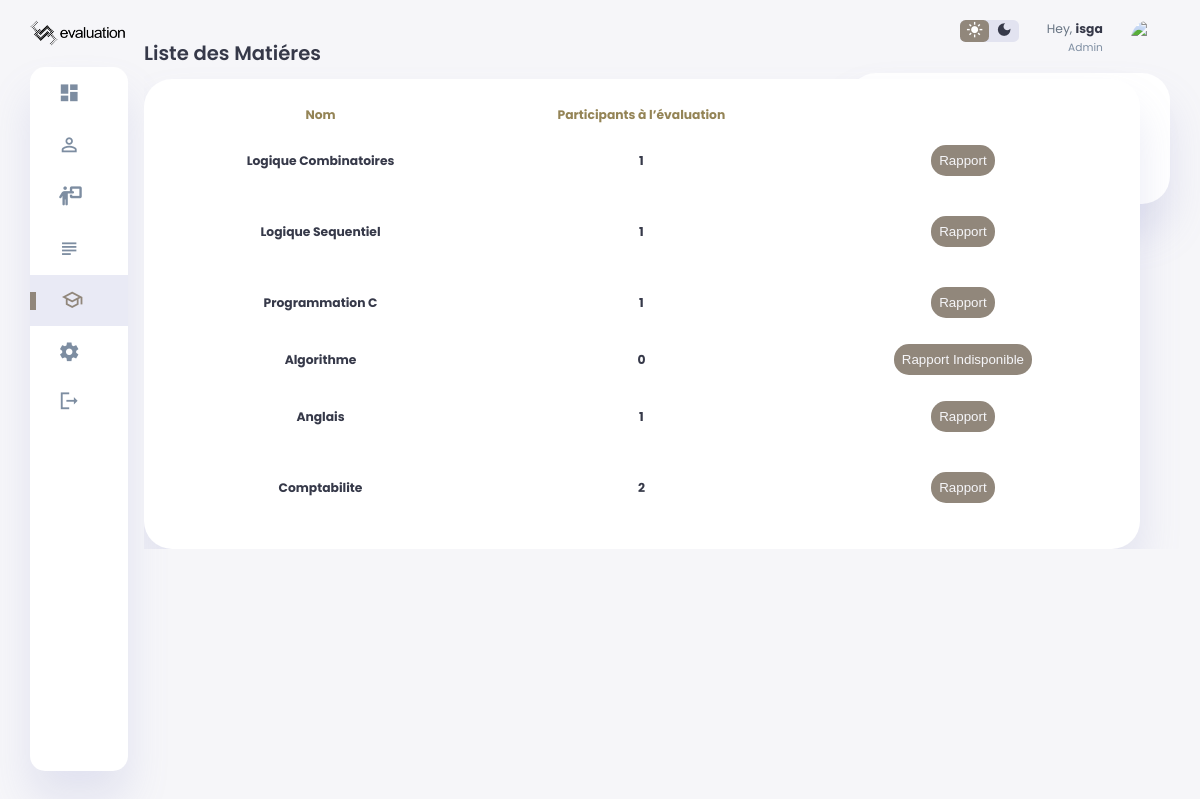
Page /rapport/1 (signed in) on the committed database.
### models/models.py (models this page shows)
class Subjects(db.Model):
    id=db.Column(db.Integer,primary_key=True)
    name=db.Column(db.String(1000))
    profs=db.relationship('Profs',secondary=subject_prof,back_populates='subjects',passive_deletes=True)
    classes=db.relationship('Classes',secondary=subject_classe,back_populates='subjects',passive_deletes=True)
    questionstrack=db.relationship('QuestionsTrack',back_populates='subjects',passive_deletes=True)
    school_id=db.Column(db.Integer,db.ForeignKey('schools.id'))
    schools=db.relationship('Schools',back_populates='subjects',passive_deletes=True)

class Classes(db.Model):
    id=db.Column(db.Integer,primary_key=True)
    name=db.Column(db.String(1000))
    students_nbrs=db.Column(db.Integer)
    school_id=db.Column(db.Integer,db.ForeignKey('schools.id'))
    schools=db.relationship('Schools',back_populates='classes',passive_deletes=True)
    students=db.relationship('Students',back_populates='classes',passive_deletes=True)
    subjects=db.relationship('Subjects',secondary=subject_classe,back_populates='classes',passive_deletes=True)
    eval=db.Column(db.Integer,default=0)
    questionstrack=db.relationship('QuestionsTrack',back_populates='classes',passive_deletes=True)

### routes/classes.py (the view)
@classes_bp.route('/rapport/<int:id>')
def rapport(id):
    if 'school_username' and 'school_name' in session:
        classe=Classes.query.filter_by(id=id).first()
        return render_template("subjects_rapport.html",classe=classe,qt=QuestionsTrack)
    else:
        return redirect(url_for("home.home"))

### templates/subjects_rapport.html (shortened to what this page needs)
<!DOCTYPE html>
<html lang="en">
<head>
    <link rel="stylesheet" href="{{ url_for('static', filename='css/dashboard.css') }}">
    <link rel="stylesheet" href="{{ url_for('static', filename='css/modal.css') }}">
</head>
<body>
    <div class="container">
        <aside>
            <div class="toggle">
                <img src="{{url_for('static',filename='images/logo.png')}}">
            </div>
            <div class="sidebar">
                <a href="{{url_for('dashboard.dashboard')}}">
                    <span class="material-icons-sharp">dashboard</span>
                </a>
                <a href="{{url_for('students.students')}}">
                    <span class="material-icons-sharp">person_outline</span>
                </a>
                <a href="{{url_for('profs.profs')}}">
                    <i class="fa-sharp-duotone fa-solid fa-person-chalkboard" style="font-size: 19px;"></i>
                </a>
                <a href="{{url_for('subjects.subjects')}}" >
                    <span class="material-symbols-outlined">subject</span>
                </a>
                <a href="{{url_for('classes.classes')}}" class="active">
                    <span class="material-symbols-outlined">school</span>
                </a>
                <a href="{{url_for('auth.settings')}}">
                    <span class="material-icons-sharp">settings</span>
                </a>
                <a href="{{url_for('auth.logout')}}">
                    <span class="material-icons-sharp">logout</span>
                </a>
            </div>
        </aside>
        <main>
            <div class="recent-orders">
                <h2>Liste des Matiéres</h2>
                <table>
                    <thead>
                        <tr>
                            <th>Nom</th>
                            <th>Participants à l’évaluation</th>
                            <th></th>
                        </tr>
                    </thead>
                    <tbody id="demandesList">
                    {% for subject in classe.subjects%}
                        <tr>
                            <th>{{subject.name}}</th>
                            <th>{{qt.query.filter_by(subject_id=subject.id,classe_id=classe.id).count()}}</th>
                            {% if (qt.query.filter_by(subject_id=subject.id,classe_id=classe.id).count())>0 %}
                                {%if subject.profs|length>1 %}
                                <th><a href="{{url_for('classes.more_than_prof',classe_id=classe.id,subject_id=subject.id)}}"><button class="reset" >Rapport</button></a></th>
                                {%else%}
                                <th><a href="{{url_for('classes.rapport_details',classe_id=classe.id,subject_id=subject.id,prof_id=subject.profs[0].id)}}"><button class="reset">Rapport</button></a></th>
                                {%endif%}
                            {%else%}
                                <th><button class="reset" >Rapport Indisponible</button></th>
                            {%endif%}
                        </tr>
                        {%endfor%}
                    </tbody>
                </table>
            </div>
        </main>
        <div class="right-section">
            <div class="nav">
                <div class="dark-mode">
                    <span class="material-icons-sharp active">light_mode</span>
                    <span class="material-icons-sharp">dark_mode</span>
                </div>
              <div class="profile">
                    <div class="info">
                        <p>Hey, <b>{{session['school_username']}}</b></p>
                        <small class="text-muted">Admin</small>
                    </div>
                    <div class="profile-photo">
                        <img src="https://media.geeksforgeeks.org/wp-content/uploads/20221210180014/profile-removebg-preview.png">
                    </div>
                </div>
            </div>
            <div class="user-profile">
                <div class="logo">
                    <h2>{{session['school_name']}}</h2>
                    <p>Tableau De Bord</p>
                </div>
            </div>
        </div>
    </div>
</body>
</html>

### rows in the picture
Subjects: name "Logique Combinatoires", query.filter_by "1"
Subjects: name "Logique Sequentiel"
Classes: query.filter_by "1"
Subjects: name "Programmation C"
Subjects: name "Algorithme", query.filter_by "0", shows "Rapport Indisponible"
Subjects: name "Anglais"
Subjects: name "Comptabilite", query.filter_by "2"

### other values in the picture
{{ session['school_username'] }} "isga"
